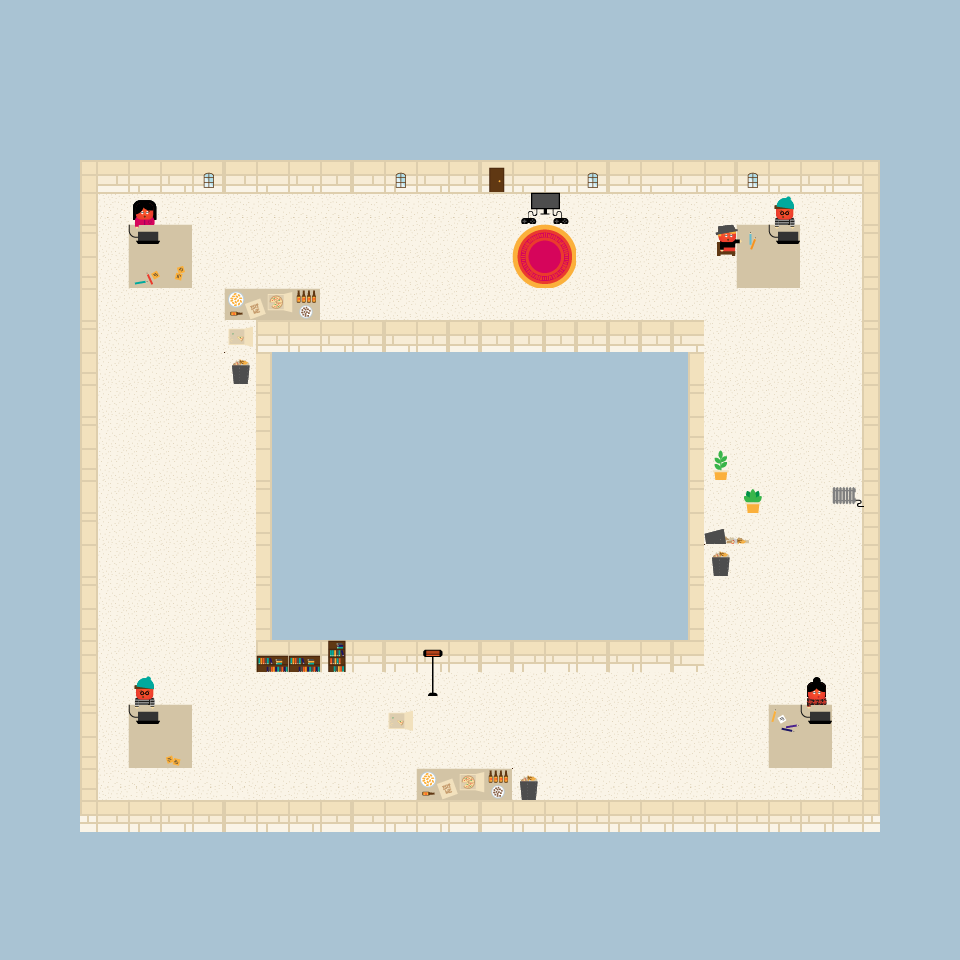

Rendered tile map (Tiled .tmx) drawn with the repository's tilesets; below, a short description and the map source with its tile grids summarised:
An orthogonal 30x30 tile map with 32x32 px tiles, 6 tile layers (Background, Tables, Participants - base, Table objects, ...), 2 tilesets.

<map version="1.2" tiledversion="1.3.1" orientation="orthogonal" renderorder="right-down" compressionlevel="0" width="30" height="30" tilewidth="32" tileheight="32" infinite="0" nextlayerid="7" nextobjectid="1">
 <tileset firstgid="1" source="../Tileset.tsx" />
 <tileset firstgid="36" source="../Assets.tsx" />
 <layer id="1" name="Background" width="30" height="30">
  <data>[900 cells, 900 non-empty, 29 distinct tile ids]</data>
 </layer>
 <layer id="2" name="Tables" width="30" height="30">
  <data>[900 cells, 16 non-empty, 4 distinct tile ids]</data>
 </layer>
 <layer id="3" name="Participants - base" width="30" height="30">
  <data>[900 cells, 11 non-empty, 9 distinct tile ids]</data>
 </layer>
 <layer id="4" name="Table objects" width="30" height="30">
  <data>[900 cells, 41 non-empty, 28 distinct tile ids]</data>
 </layer>
 <layer id="5" name="UnderAttack" width="30" height="30">
  <data>[900 cells, 6 non-empty, 5 distinct tile ids]</data>
 </layer>
 <layer id="6" name="Flamed" width="30" height="30">
  <data>[900 cells, 7 non-empty, 5 distinct tile ids]</data>
 </layer>
</map>
